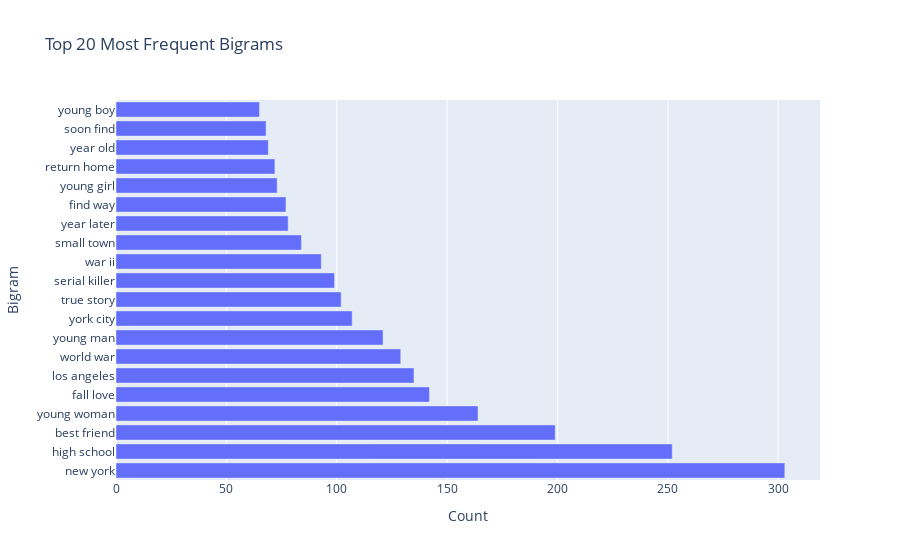

Here is the notebook cell this chart was saved with:
### Markdown cell above
With bigrams we can see some genre appear, mostly drama and some thriller and action occurrencies.

### Code cell
bigram_vec = CountVectorizer(ngram_range=(2, 2), max_features=30)
X_bigram = bigram_vec.fit_transform(movies_clean['cleaned_overview'])

bigram_counts = X_bigram.sum(axis=0)
bigram_freq = [(word, bigram_counts[0, idx]) for word, idx in bigram_vec.vocabulary_.items()]
bigram_freq = sorted(bigram_freq, key=lambda x: x[1], reverse=True)

bigram_df = pd.DataFrame(bigram_freq, columns=['Bigram', 'Count'])

fig = px.bar(bigram_df, x='Count', y='Bigram', orientation='h',
             title='Top 20 Most Frequent Bigrams')
fig.show()

### Figure 1 — Plotly figure (JSON) as saved in the notebook; plotly's stock layout.template omitted (floating-point values rounded to 4 significant figures)
{"data": [{"hovertemplate": "Count=%{x}<br>Bigram=%{y}<extra></extra>", "legendgroup": "", "marker": {"color": "#636efa", "pattern": {"shape": ""}}, "name": "", "orientation": "h", "showlegend": false, "textposition": "auto", "type": "bar", "x": [303, 252, 199, 164, 142, 135, 129, 121, 107, 102, 99, 93, 84, 78, 77, 73, 72, 69, 68, 65], "xaxis": "x", "y": ["new york", "high school", "best friend", "young woman", "fall love", "los angeles", "world war", "young man", "york city", "true story", "serial killer", "war ii", "small town", "year later", "find way", "young girl", "return home", "year old", "soon find", "young boy"], "yaxis": "y"}], "layout": {"barmode": "relative", "legend": {"tracegroupgap": 0}, "title": {"text": "Top 20 Most Frequent Bigrams"}, "xaxis": {"anchor": "y", "domain": [0, 1], "title": {"text": "Count"}}, "yaxis": {"anchor": "x", "domain": [0, 1], "title": {"text": "Bigram"}}}}
